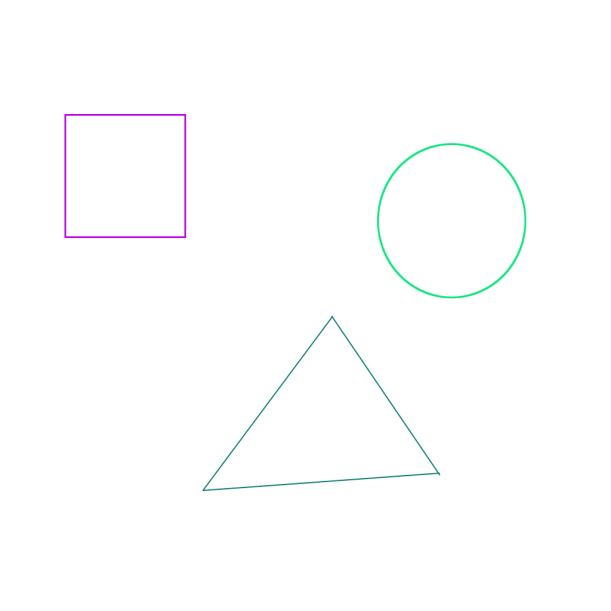
#> input picture 7_Semester/ComputerVision/sem6/Fugures.png, 611 x 611 px
$ python task2.py
#> lines starting #> are read from the running program, lines starting #| are printed output that depends on the picture; after the words box and inside, x2 and y2 are one past the last pixel; in counts of white or black regions, pixels touching at a corner belong together
import cv2
import numpy as np
import math

img = cv2.imread("Fugures.png")
#> img is the input picture: shape (611, 611, 3); mean B, G, R 254.3, 254.1, 253.7

cv2.namedWindow("Image", cv2.WINDOW_NORMAL)
cv2.imshow("Image", img)
cv2.waitKey(0)

dst = cv2.Canny(img, 50, 200, None,3)
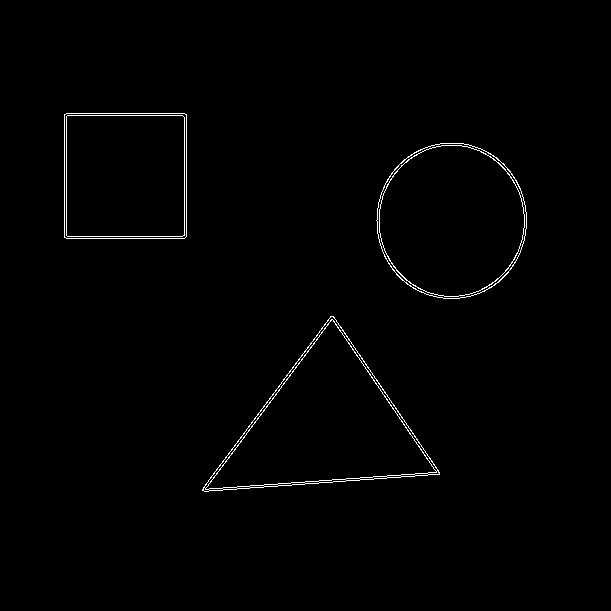
#> dst: shape (611, 611); 0.86% white in thin lines or dots, all inside (x1, y1, x2, y2) = (64, 113, 527, 492)

cv2.namedWindow('Countors', cv2.WINDOW_NORMAL)
cv2.imshow('Countors',dst)
cv2.waitKey(0)

lines = cv2.HoughLines(dst, 1, np.pi / 180, 150, None, 0, 0)
#> lines = None

result = np.zeros(np.shape(img),"uint8")

if lines is not None:
    for i in range(0, len(lines)):
        r = lines[i][0][0]
        theta = lines[i][0][1]
        a = np.cos(theta)
        b = np.sin(theta)
        x0 = a * r
        y0 = b * r

        pt1 = (int(x0 + 2000*(-b)), int(y0 + 2000*(a)))
        pt2 = (int(x0 - 2000*(-b)), int(y0 - 2000*(a)))
        cv2.line(result, pt1, pt2, (150,0,0), 1, cv2.LINE_AA)

cv2.namedWindow('Result', cv2.WINDOW_NORMAL)
cv2.imshow('Result', cv2.min((255,255,255),result + img))
cv2.waitKey(0)

#> (the run stopped early here; a loop or call above may not have finished)
